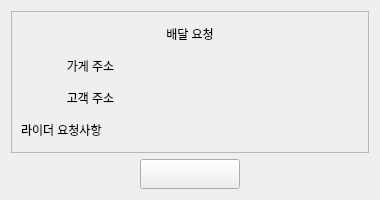
<?xml version="1.0" encoding="UTF-8"?>
<ui version="4.0">
 <class>delivery_widget</class>
 <widget class="QWidget" name="delivery_widget">
  <property name="geometry">
   <rect>
    <x>0</x>
    <y>0</y>
    <width>380</width>
    <height>200</height>
   </rect>
  </property>
  <property name="maximumSize">
   <size>
    <width>380</width>
    <height>200</height>
   </size>
  </property>
  <property name="windowTitle">
   <string>Form</string>
  </property>
  <layout class="QGridLayout" name="gridLayout">
   <item row="2" column="0">
    <spacer name="horizontalSpacer">
     <property name="orientation">
      <enum>Qt::Orientation::Horizontal</enum>
     </property>
     <property name="sizeHint" stdset="0">
      <size>
       <width>40</width>
       <height>20</height>
      </size>
     </property>
    </spacer>
   </item>
   <item row="2" column="1">
    <widget class="QPushButton" name="Btn_start">
     <property name="sizePolicy">
      <sizepolicy hsizetype="Maximum" vsizetype="Maximum">
       <horstretch>0</horstretch>
       <verstretch>0</verstretch>
      </sizepolicy>
     </property>
     <property name="minimumSize">
      <size>
       <width>100</width>
       <height>30</height>
      </size>
     </property>
     <property name="maximumSize">
      <size>
       <width>100</width>
       <height>30</height>
      </size>
     </property>
     <property name="styleSheet">
      <string notr="true">border-image: url(:/ii/start_delivery.png);</string>
     </property>
     <property name="text">
      <string/>
     </property>
    </widget>
   </item>
   <item row="2" column="2">
    <spacer name="horizontalSpacer_2">
     <property name="orientation">
      <enum>Qt::Orientation::Horizontal</enum>
     </property>
     <property name="sizeHint" stdset="0">
      <size>
       <width>40</width>
       <height>20</height>
      </size>
     </property>
    </spacer>
   </item>
   <item row="1" column="0" colspan="3">
    <widget class="QFrame" name="frame">
     <property name="maximumSize">
      <size>
       <width>16777215</width>
       <height>16777215</height>
      </size>
     </property>
     <property name="frameShape">
      <enum>QFrame::Shape::StyledPanel</enum>
     </property>
     <property name="frameShadow">
      <enum>QFrame::Shadow::Raised</enum>
     </property>
     <layout class="QGridLayout" name="gridLayout_2">
      <item row="3" column="0">
       <widget class="QLabel" name="label_2">
        <property name="text">
         <string>고객 주소</string>
        </property>
        <property name="alignment">
         <set>Qt::AlignmentFlag::AlignCenter</set>
        </property>
       </widget>
      </item>
      <item row="2" column="1" colspan="2">
       <widget class="QLabel" name="shop_info">
        <property name="text">
         <string/>
        </property>
       </widget>
      </item>
      <item row="0" column="1">
       <widget class="QLabel" name="label_3">
        <property name="text">
         <string>배달 요청</string>
        </property>
        <property name="alignment">
         <set>Qt::AlignmentFlag::AlignCenter</set>
        </property>
       </widget>
      </item>
      <item row="2" column="0">
       <widget class="QLabel" name="label">
        <property name="text">
         <string>가게 주소</string>
        </property>
        <property name="alignment">
         <set>Qt::AlignmentFlag::AlignCenter</set>
        </property>
       </widget>
      </item>
      <item row="0" column="2">
       <spacer name="horizontalSpacer_4">
        <property name="orientation">
         <enum>Qt::Orientation::Horizontal</enum>
        </property>
        <property name="sizeHint" stdset="0">
         <size>
          <width>40</width>
          <height>20</height>
         </size>
        </property>
       </spacer>
      </item>
      <item row="3" column="1" colspan="2">
       <widget class="QLabel" name="user_address">
        <property name="text">
         <string/>
        </property>
       </widget>
      </item>
      <item row="4" column="1" colspan="2">
       <widget class="QLabel" name="rider_msg">
        <property name="text">
         <string/>
        </property>
       </widget>
      </item>
      <item row="0" column="0">
       <spacer name="horizontalSpacer_3">
        <property name="orientation">
         <enum>Qt::Orientation::Horizontal</enum>
        </property>
        <property name="sizeHint" stdset="0">
         <size>
          <width>40</width>
          <height>20</height>
         </size>
        </property>
       </spacer>
      </item>
      <item row="4" column="0">
       <widget class="QLabel" name="label_4">
        <property name="text">
         <string>라이더 요청사항</string>
        </property>
       </widget>
      </item>
     </layout>
    </widget>
   </item>
  </layout>
 </widget>
 <resources/>
 <connections/>
</ui>
